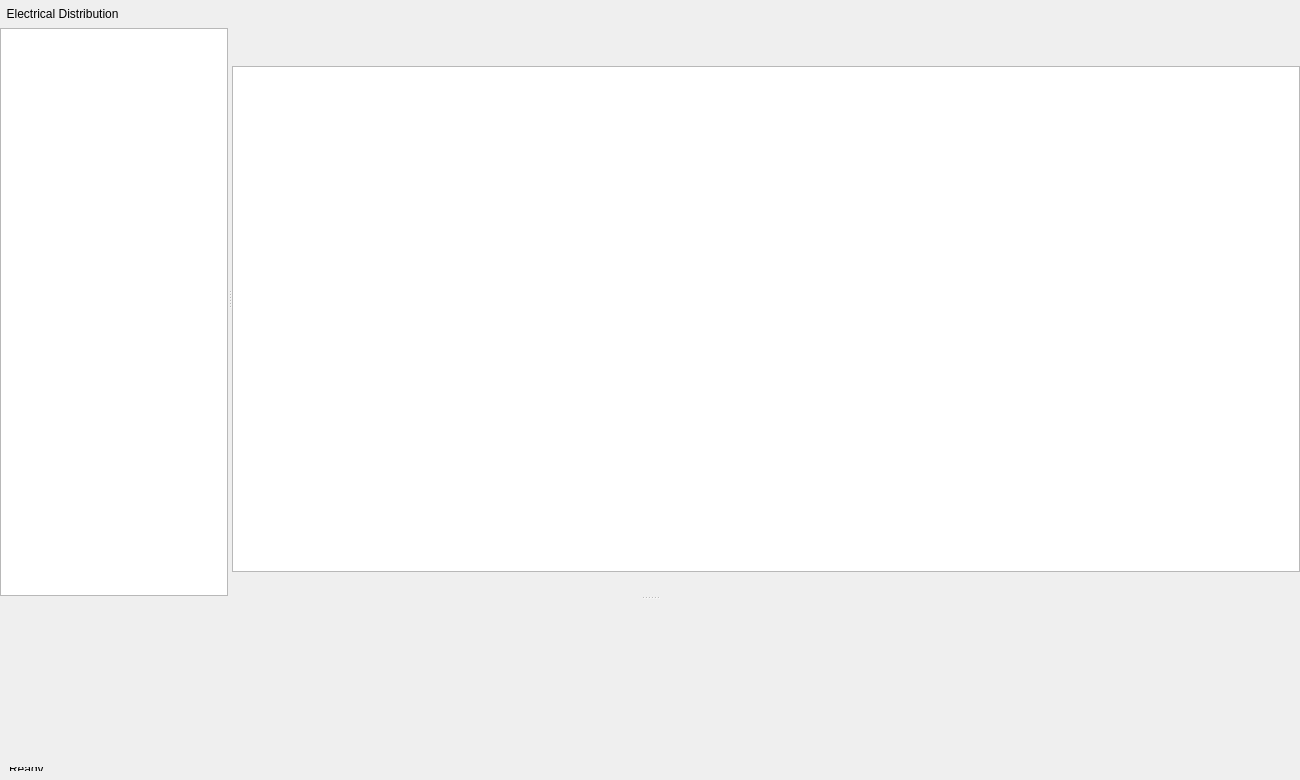
<?xml version="1.0" encoding="UTF-8"?>
<ui version="4.0">
 <class>SwitchboardWindow</class>
 <widget class="QWidget" name="SwitchboardWindow">
  <property name="minimumSize"><size><width>1300</width><height>780</height></size></property>
  <layout class="QVBoxLayout" name="rootLayout">
   <property name="spacing"><number>0</number></property>
   <property name="leftMargin"><number>0</number></property>
   <property name="topMargin"><number>0</number></property>
   <property name="rightMargin"><number>0</number></property>
   <property name="bottomMargin"><number>0</number></property>
   <item>
    <widget class="QSplitter" name="mainSplitter">
     <property name="orientation"><enum>Qt::Vertical</enum></property>
     <widget class="QSplitter" name="topSplitter">
      <property name="orientation"><enum>Qt::Horizontal</enum></property>
      <widget class="QWidget" name="treePanel">
       <property name="minimumSize"><size><width>228</width><height>0</height></size></property>
       <property name="maximumSize"><size><width>228</width><height>16777215</height></size></property>
       <layout class="QVBoxLayout" name="treeLayout">
        <property name="spacing"><number>0</number></property>
        <property name="leftMargin"><number>0</number></property>
        <property name="topMargin"><number>0</number></property>
        <property name="rightMargin"><number>0</number></property>
        <property name="bottomMargin"><number>0</number></property>
        <item><widget class="QLabel" name="lblTreeHdr"><property name="text"><string>  Electrical Distribution</string></property><property name="minimumSize"><size><width>0</width><height>28</height></size></property><property name="maximumSize"><size><width>16777215</width><height>28</height></size></property></widget></item>
        <item><widget class="QTreeWidget" name="treeBoards"><property name="headerHidden"><bool>true</bool></property></widget></item>
       </layout>
      </widget>
      <widget class="QWidget" name="gridPanel">
       <layout class="QVBoxLayout" name="gridLayout">
        <property name="spacing"><number>0</number></property>
        <property name="leftMargin"><number>0</number></property>
        <property name="topMargin"><number>0</number></property>
        <property name="rightMargin"><number>0</number></property>
        <property name="bottomMargin"><number>0</number></property>
        <item><widget class="QWidget" name="boardBar"><property name="minimumSize"><size><width>0</width><height>32</height></size></property></widget></item>
        <item><widget class="QWidget" name="toolbar"><property name="minimumSize"><size><width>0</width><height>34</height></size></property></widget></item>
        <item><widget class="QTableWidget" name="feederTable"/></item>
        <item><widget class="QWidget" name="totalsBar"><property name="minimumSize"><size><width>0</width><height>24</height></size></property></widget></item>
       </layout>
      </widget>
     </widget>
     <widget class="QStackedWidget" name="propsStack">
      <property name="minimumSize"><size><width>0</width><height>158</height></size></property>
      <widget class="QWidget" name="pageStandardProps"/>
      <widget class="QWidget" name="pageMotorSizing"/>
     </widget>
    </widget>
   </item>
   <item>
    <widget class="QWidget" name="statusBar">
     <property name="minimumSize"><size><width>0</width><height>22</height></size></property>
     <property name="maximumSize"><size><width>16777215</width><height>22</height></size></property>
     <layout class="QHBoxLayout" name="statusLayout">
      <item><widget class="QLabel" name="lblStatus"><property name="text"><string>Ready</string></property></widget></item>
     </layout>
    </widget>
   </item>
  </layout>
 </widget>
 <resources/><connections/>
</ui>
